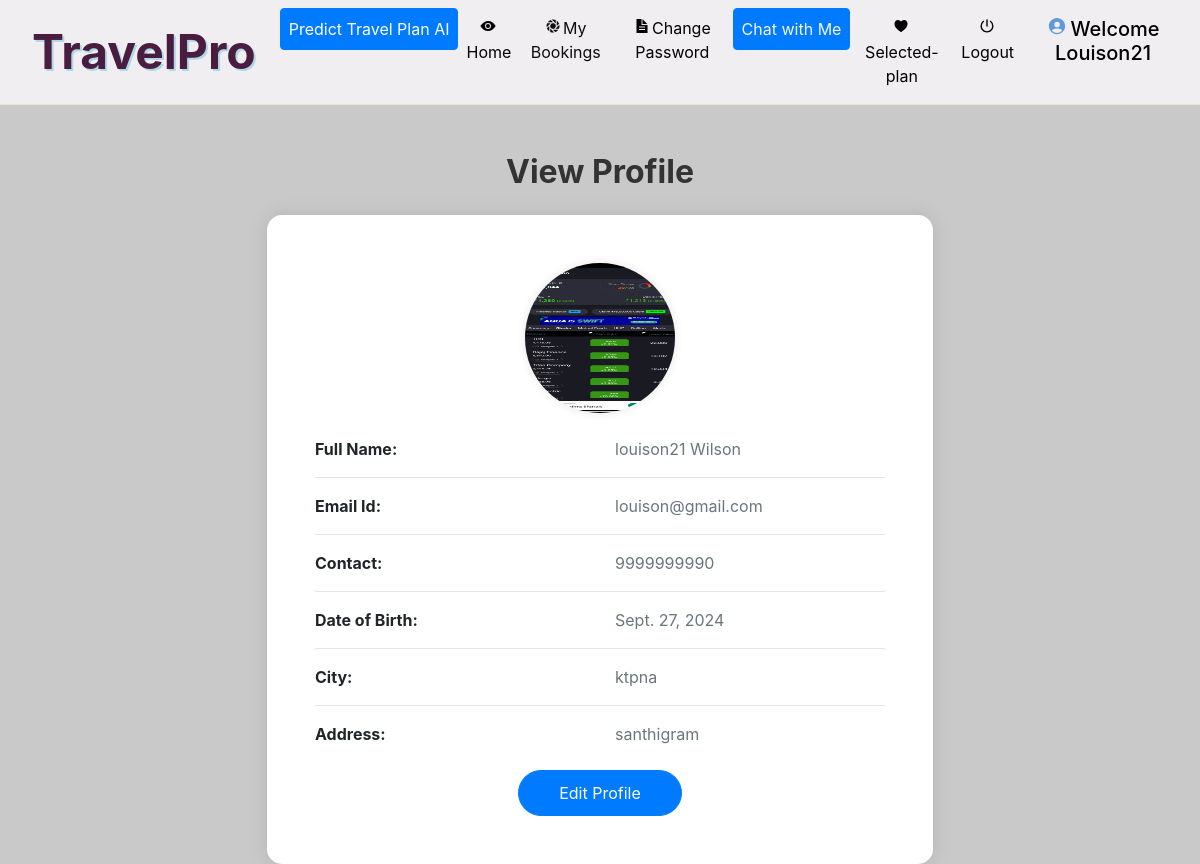
The app's page /profile (signed in), older data.
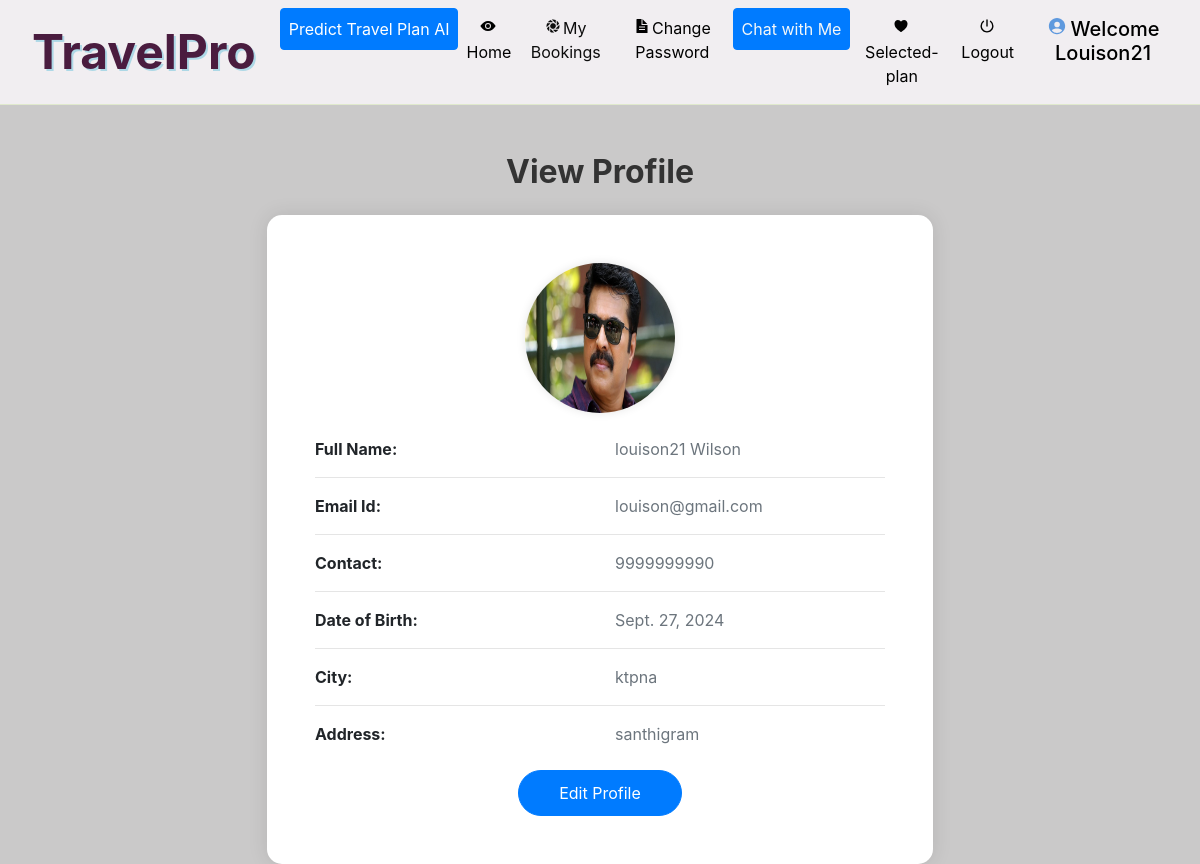
The same page, newer data.
### grocery/models.py (models this page shows, shortened)
class Profile(models.Model):
    user = models.ForeignKey(User, on_delete=models.CASCADE, null=True)
    dob = models.DateField(null=True)
    city = models.CharField(max_length=30, null=True)
    address = models.CharField(max_length=50, null=True)
    contact = models.CharField(max_length=10, null=True)
    image = models.FileField(null=True)

### grocery/views.py (the view)
# urls.py: path('profile', profile, name='profile'),
def profile(request):
    if not request.user.is_authenticated:
        return redirect('login')
    user = User.objects.get(id=request.user.id)
    pro = Profile.objects.get(user=user)
    try:
        cart_items = Cart.objects.filter(profile=pro)
        total = sum(item.product.price for item in cart_items)
        num1 = cart_items.count()
    except Cart.DoesNotExist:
        total = 0
        num1 = 0
    d = {'pro': pro, 'user': user, 'num1': num1, 'total': total}
    return render(request, 'profile.html', d)

### grocery/templates/profile.html
{% extends 'navigation.html' %}
{% load static %}
{% block body %}
<div class="container mt-5">
    <h2 class="text-center mb-4" style="font-weight: bold; color: #333;">View Profile</h2>
    <div class="card mx-auto" style="max-width: 60%; border: none; box-shadow: 0px 0px 20px rgba(0, 0, 0, 0.1); border-radius: 15px;">
        <div class="card-body p-5">
            <div class="text-center mb-4">
                <img src="{{ pro.image.url }}" alt="Profile Image" style="width: 150px; height: 150px; border-radius: 50%; box-shadow: 0px 0px 10px rgba(0, 0, 0, 0.1);">
            </div>
            <div class="row mb-3">
                <div class="col-md-6">
                    <strong>Full Name:</strong>
                </div>
                <div class="col-md-6 text-secondary">
                    {{ pro.user.first_name }} {{ pro.user.last_name }}
                </div>
            </div>
            <hr>
            <div class="row mb-3">
                <div class="col-md-6">
                    <strong>Email Id:</strong>
                </div>
                <div class="col-md-6 text-secondary">
                    {{ pro.user.email }}
                </div>
            </div>
            <hr>
            <div class="row mb-3">
                <div class="col-md-6">
                    <strong>Contact:</strong>
                </div>
                <div class="col-md-6 text-secondary">
                    {{ pro.contact }}
                </div>
            </div>
            <hr>
            <div class="row mb-3">
                <div class="col-md-6">
                    <strong>Date of Birth:</strong>
                </div>
                <div class="col-md-6 text-secondary">
                    {{ pro.dob }}
                </div>
            </div>
            <hr>
            <div class="row mb-3">
                <div class="col-md-6">
                    <strong>City:</strong>
                </div>
                <div class="col-md-6 text-secondary">
                    {{ pro.city }}
                </div>
            </div>
            <hr>
            <div class="row mb-3">
                <div class="col-md-6">
                    <strong>Address:</strong>
                </div>
                <div class="col-md-6 text-secondary">
                    {{ pro.address }}
                </div>
            </div>
            <div class="text-center mt-4">
                <a href="{% url 'edit_profile' %}">
                    <button class="btn btn-primary btn-lg" style="padding: 10px 40px; border-radius: 25px; font-size: 16px;">Edit Profile</button>
                </a>
            </div>
        </div>
    </div>
</div>
{% endblock %}

Row changes from the older to the newer data that the page shows:
changed Profile "ktpna": image: a different picture
